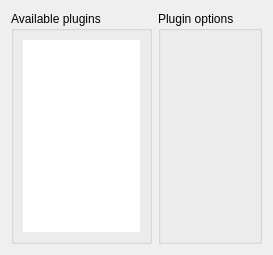
     <widget class="QWidget" name="Plugins">
      <attribute name="title">
       <string>Plugins</string>
      </attribute>
      <layout class="QHBoxLayout" name="horizontalLayout_9">
       <item>
        <widget class="QGroupBox" name="groupBox_7">
         <property name="maximumSize">
          <size>
           <width>141</width>
           <height>16777215</height>
          </size>
         </property>
         <property name="title">
          <string>Available plugins</string>
         </property>
         <layout class="QVBoxLayout">
          <item>
           <widget class="QListWidget" name="plugList">
            <property name="font">
             <font>
              <family>Verdana</family>
              <pointsize>10</pointsize>
             </font>
            </property>
            <property name="frameShape">
             <enum>QFrame::NoFrame</enum>
            </property>
            <property name="frameShadow">
             <enum>QFrame::Raised</enum>
            </property>
            <property name="lineWidth">
             <number>0</number>
            </property>
            <property name="spacing">
             <number>1</number>
            </property>
            <property name="selectionRectVisible">
             <bool>false</bool>
            </property>
           </widget>
          </item>
         </layout>
        </widget>
       </item>
       <item>
        <widget class="QGroupBox" name="plugBox">
         <property name="sizePolicy">
          <sizepolicy hsizetype="Expanding" vsizetype="Preferred">
           <horstretch>0</horstretch>
           <verstretch>0</verstretch>
          </sizepolicy>
         </property>
         <property name="title">
          <string>Plugin options</string>
         </property>
         <property name="alignment">
          <set>Qt::AlignLeading|Qt::AlignLeft|Qt::AlignTop</set>
         </property>
         <layout class="QGridLayout" name="gridLayout_4">
          <property name="leftMargin">
           <number>6</number>
          </property>
          <property name="topMargin">
           <number>6</number>
          </property>
          <property name="rightMargin">
           <number>6</number>
          </property>
          <property name="bottomMargin">
           <number>6</number>
          </property>
          <property name="spacing">
           <number>3</number>
          </property>
         </layout>
        </widget>
       </item>
      </layout>
     </widget>
